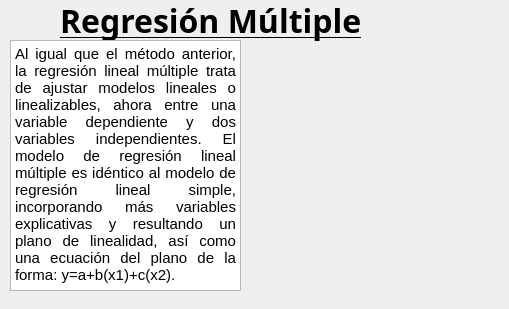
    <widget class="QWidget" name="page_8">
     <widget class="QLabel" name="label_8">
      <property name="geometry">
       <rect>
        <x>60</x>
        <y>0</y>
        <width>381</width>
        <height>41</height>
       </rect>
      </property>
      <property name="font">
       <font>
        <family>Cilica</family>
        <pointsize>24</pointsize>
        <weight>75</weight>
        <bold>true</bold>
        <underline>true</underline>
       </font>
      </property>
      <property name="text">
       <string>Regresión Múltiple</string>
      </property>
     </widget>
     <widget class="QTextBrowser" name="textBrowser_7">
      <property name="geometry">
       <rect>
        <x>10</x>
        <y>40</y>
        <width>231</width>
        <height>251</height>
       </rect>
      </property>
      <property name="styleSheet">
       <string notr="true">background-image: url(:/MM/BKGGrey.png);</string>
      </property>
      <property name="html">
       <string>&lt;!DOCTYPE HTML PUBLIC &quot;-//W3C//DTD HTML 4.0//EN&quot; &quot;http://www.w3.org/TR/REC-html40/strict.dtd&quot;&gt;
&lt;html&gt;&lt;head&gt;&lt;meta name=&quot;qrichtext&quot; content=&quot;1&quot; /&gt;&lt;style type=&quot;text/css&quot;&gt;
p, li { white-space: pre-wrap; }
&lt;/style&gt;&lt;/head&gt;&lt;body style=&quot; font-family:'MS Shell Dlg 2'; font-size:8.25pt; font-weight:400; font-style:normal;&quot;&gt;
&lt;p align=&quot;justify&quot; style=&quot; margin-top:0px; margin-bottom:0px; margin-left:0px; margin-right:0px; -qt-block-indent:0; text-indent:0px;&quot;&gt;&lt;span style=&quot; font-size:11pt;&quot;&gt;Al igual que el método anterior, la regresión lineal múltiple trata de ajustar modelos lineales o linealizables, ahora entre una variable dependiente y dos variables independientes. El modelo de regresión lineal múltiple es idéntico al modelo de regresión lineal simple, incorporando más variables explicativas y resultando un plano de linealidad, así como una ecuación del plano de la forma: y=a+b(x1)+c(x2).&lt;/span&gt;&lt;/p&gt;&lt;/body&gt;&lt;/html&gt;</string>
      </property>
     </widget>
     <widget class="QLabel" name="label_28">
      <property name="geometry">
       <rect>
        <x>240</x>
        <y>40</y>
        <width>251</width>
        <height>251</height>
       </rect>
      </property>
      <property name="text">
       <string/>
      </property>
      <property name="pixmap">
       <pixmap resource="imagenes.qrc">:/MM/07 RegMul.png</pixmap>
      </property>
      <property name="scaledContents">
       <bool>true</bool>
      </property>
     </widget>
     <widget class="QLabel" name="label_36">
      <property name="geometry">
       <rect>
        <x>0</x>
        <y>0</y>
        <width>500</width>
        <height>300</height>
       </rect>
      </property>
      <property name="text">
       <string/>
      </property>
      <property name="pixmap">
       <pixmap resource="imagenes.qrc">:/MM/00 Main BG5.png</pixmap>
      </property>
      <property name="scaledContents">
       <bool>true</bool>
      </property>
     </widget>
     <zorder>label_36</zorder>
     <zorder>label_8</zorder>
     <zorder>textBrowser_7</zorder>
     <zorder>label_28</zorder>
    </widget>
